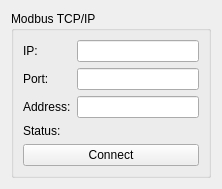
<?xml version="1.0" encoding="UTF-8"?>
<ui version="4.0">
 <class>ModbusConfigWidget</class>
 <widget class="QWidget" name="ModbusConfigWidget">
  <property name="geometry">
   <rect>
    <x>0</x>
    <y>0</y>
    <width>222</width>
    <height>182</height>
   </rect>
  </property>
  <property name="windowTitle">
   <string>Form</string>
  </property>
  <layout class="QHBoxLayout" name="horizontalLayout">
   <item>
    <layout class="QHBoxLayout" name="horizontalLayout_2">
     <item>
      <widget class="QGroupBox" name="groupBox">
       <property name="sizePolicy">
        <sizepolicy hsizetype="Minimum" vsizetype="Minimum">
         <horstretch>0</horstretch>
         <verstretch>0</verstretch>
        </sizepolicy>
       </property>
       <property name="title">
        <string>Modbus TCP/IP</string>
       </property>
       <layout class="QFormLayout" name="formLayout">
        <property name="fieldGrowthPolicy">
         <enum>QFormLayout::AllNonFixedFieldsGrow</enum>
        </property>
        <item row="0" column="0">
         <widget class="QLabel" name="label">
          <property name="sizePolicy">
           <sizepolicy hsizetype="Minimum" vsizetype="Minimum">
            <horstretch>0</horstretch>
            <verstretch>0</verstretch>
           </sizepolicy>
          </property>
          <property name="minimumSize">
           <size>
            <width>0</width>
            <height>0</height>
           </size>
          </property>
          <property name="text">
           <string>IP:</string>
          </property>
         </widget>
        </item>
        <item row="0" column="1">
         <widget class="QLineEdit" name="modbusIPEdit"/>
        </item>
        <item row="2" column="0">
         <widget class="QLabel" name="statusLabel">
          <property name="text">
           <string>Address:</string>
          </property>
         </widget>
        </item>
        <item row="2" column="1">
         <widget class="QLineEdit" name="modbusAddressEdit"/>
        </item>
        <item row="4" column="0">
         <widget class="QLabel" name="label_2">
          <property name="text">
           <string>Status:</string>
          </property>
         </widget>
        </item>
        <item row="5" column="0" colspan="2">
         <widget class="QPushButton" name="pushButton">
          <property name="sizePolicy">
           <sizepolicy hsizetype="Minimum" vsizetype="Minimum">
            <horstretch>0</horstretch>
            <verstretch>0</verstretch>
           </sizepolicy>
          </property>
          <property name="text">
           <string>Connect</string>
          </property>
         </widget>
        </item>
        <item row="1" column="0">
         <widget class="QLabel" name="label_3">
          <property name="text">
           <string>Port:</string>
          </property>
         </widget>
        </item>
        <item row="1" column="1">
         <widget class="QLineEdit" name="modbusPortEdit"/>
        </item>
       </layout>
      </widget>
     </item>
    </layout>
   </item>
  </layout>
 </widget>
 <resources/>
 <connections/>
</ui>
